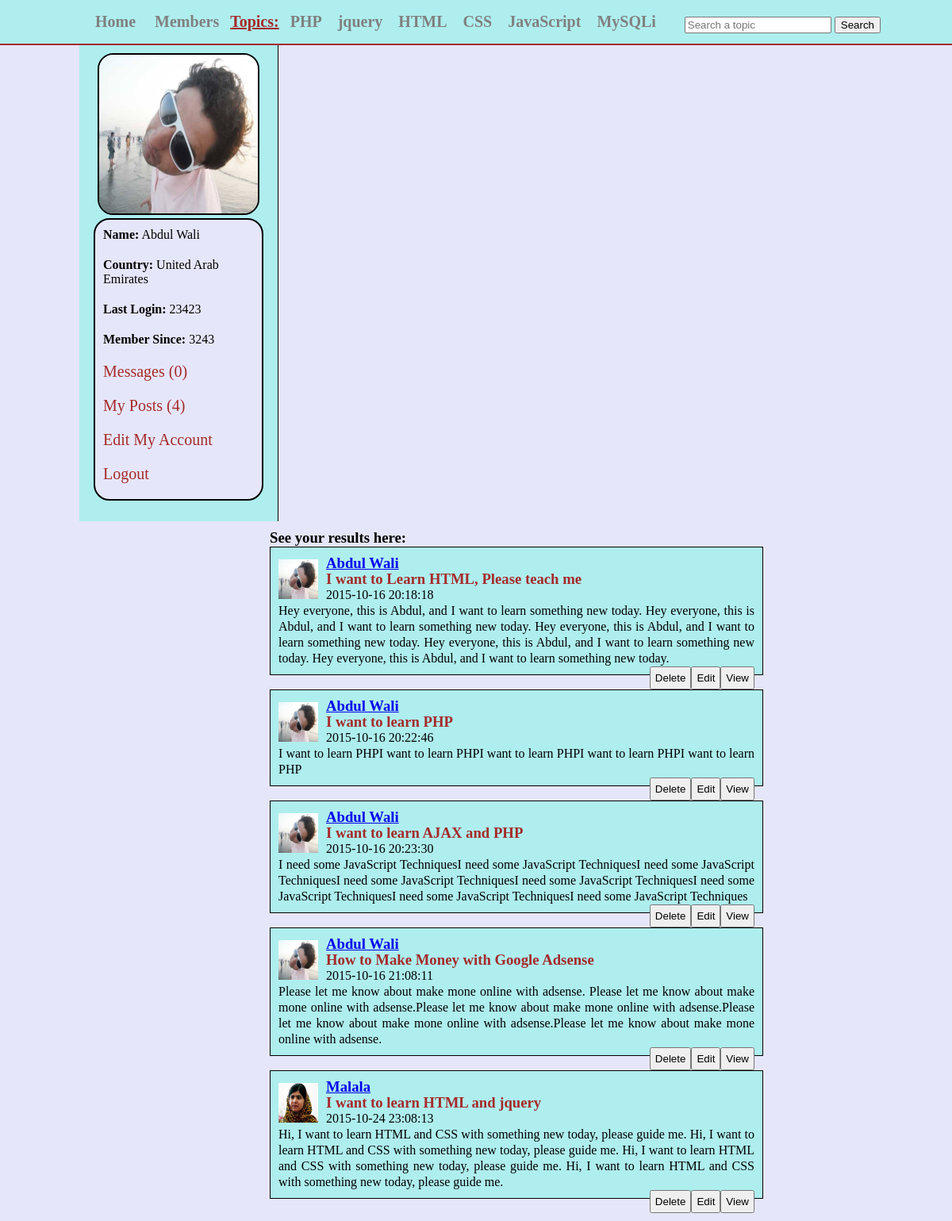
The app's page /results.php (signed in) with its own data.
### tables this page shows
CREATE TABLE IF NOT EXISTS `topics` (
  `topic_id` int(11) NOT NULL AUTO_INCREMENT,
  `topic_name` varchar(255) NOT NULL,
  PRIMARY KEY (`topic_id`)
);

CREATE TABLE IF NOT EXISTS `users` (
  `user_id` int(11) NOT NULL AUTO_INCREMENT,
  `user_name` varchar(255) NOT NULL,
  `user_pass` varchar(255) NOT NULL,
  `user_email` varchar(255) NOT NULL,
  `user_country` text NOT NULL,
  `user_gender` text NOT NULL,
  `user_birthday` text NOT NULL,
  `user_image` text NOT NULL,
  `user_reg_date` text NOT NULL,
  `user_last_login` text NOT NULL,
  `status` text NOT NULL,
  `ver_code` int(100) NOT NULL,
  `posts` text NOT NULL,
  PRIMARY KEY (`user_id`)
);

CREATE TABLE IF NOT EXISTS `posts` (
  `post_id` int(11) NOT NULL AUTO_INCREMENT,
  `user_id` int(11) NOT NULL,
  `topic_id` int(11) NOT NULL,
  `post_title` text NOT NULL,
  `post_content` text NOT NULL,
  `post_date` timestamp NOT NULL DEFAULT CURRENT_TIMESTAMP,
  PRIMARY KEY (`post_id`)
);

### results.php (the view, shortened to what this page needs)
<!DOCTYPE html>
<?php
include("functions/functions.php");
if(!isset($_SESSION['user_email'])){
	header("location: index.php");
}
else {
?>
<html>
	<head>
	<link rel="stylesheet" href="styles/home_style.css" media="all"/>
	</head>
<body>
	<div class="container">
		<div id="head_wrap">
			<div id="header">
				<ul id="menu">
					<li><a href="home.php">Home</a></li>
					<li><a href="members.php">Members</a></li>
					<strong>Topics:</strong>
					<?php
					$get_topics = "select * from topics";
					$run_topics = mysqli_query($con,$get_topics);
					while($row=mysqli_fetch_array($run_topics)){
						$topic_id = $row['topic_id'];
						$topic_name = $row['topic_name'];
					echo "<li><a href='topic.php?topic=$topic_id'>$topic_name</a></li>";
					}
					?>
				</ul>
				<form method="get" action="results.php" id="form1">
					<input type="text" name="user_query" placeholder="Search a topic"/>
					<input type="submit" name="search" value="Search"/>
				</form>
			</div>
		</div>
			<div class="content">
			<div id="user_timeline">
				<div id="user_details">
					<?php
					$user = $_SESSION['user_email'];
					$get_user = "select * from users where user_email='$user'";
					$run_user = mysqli_query($con,$get_user);
					$row=mysqli_fetch_array($run_user);
					$user_id = $row['user_id'];
					$user_name = $row['user_name'];
					$user_country = $row['user_country'];
					$user_image = $row['user_image'];
					$register_date = $row['user_reg_date'];
					$last_login = $row['user_last_login'];
					$user_posts = "select * from posts where user_id='$user_id'";
					$run_posts = mysqli_query($con,$user_posts);
					$posts = mysqli_num_rows($run_posts);
					$sel_msg = "select * from messages where receiver='$user_id' AND status='unread' ORDER by 1 DESC";
					$run_msg = mysqli_query($con,$sel_msg);
					$count_msg = mysqli_num_rows($run_msg);
					echo "
						<center>
						<img src='users/$user_image' width='200' height='200'/>
						</center>
						<div id='user_mention'>
						<p><strong>Name:</strong> $user_name</p>
						<p><strong>Country:</strong> $user_country</p>
						<p><strong>Last Login:</strong> $last_login</p>
						<p><strong>Member Since:</strong> $register_date</p>
						<p><a href='my_messages.php?inbox&u_id=$user_id'>Messages ($count_msg)</a></p>
						<p><a href='my_posts.php?u_id=$user_id'>My Posts ($posts)</a></p>
						<p><a href='edit_profile.php?u_id=$user_id'>Edit My Account</a></p>
						<p><a href='logout.php'>Logout</a></p>
						</div>
					";
					?>
					</div>
				</div>
			</div>
				<div id="content_timeline">
						<h3>See your results here:</h3>
						<?php results();?>
				</div>
		</div>
</body>
</html>
<?php } ?>

### functions/functions.php (shortened to what this page needs)
<?php
$con = mysqli_connect("localhost","devika_social","atL2IH@QTkWa","devika_social") or die("Connection was not established");
	function results(){
	global $con;
	$get_posts = "select * from posts where post_title like '%$search_query%' OR post_content like '%$search_query%'";
	$run_posts = mysqli_query($con,$get_posts);
	while($row_posts=mysqli_fetch_array($run_posts)){
		$post_id = $row_posts['post_id'];
		$user_id = $row_posts['user_id'];
		$post_title = $row_posts['post_title'];
		$content = $row_posts['post_content'];
		$post_date = $row_posts['post_date'];
		$user = "select * from users where user_id='$user_id' AND posts='yes'";
		$run_user = mysqli_query($con,$user);
		$row_user=mysqli_fetch_array($run_user);
		$user_name = $row_user['user_name'];
		$user_image = $row_user['user_image'];
		echo "<div id='posts'>
		<p><img src='users/$user_image' width='50' height='50'></p>
		<h3><a href='user_profile.php?user_id=$user_id'>$user_name</a></h3>
		<h3>$post_title</h3>
		<p>$post_date</p>
		<p>$content</p>
		<a href='single.php?post_id=$post_id' style='float:right;'><button>View</button></a>
		<a href='edit_post.php?post_id=$post_id' style='float:right;'><button>Edit</button></a>
		<a href='functions/delete_post.php?post_id=$post_id' style='float:right;'><button>Delete</button></a>
		</div><br/>
		";
	}
	}
?>

### styles/home_style.css (style rules this page uses)
html, body, div, span, applet, object, iframe, h1, h2, h3, h4, h5, h6, p, blockquote, pre, a, abbr, acronym, address, big, cite, code, del, dfn, em, img, ins, kbd, q, s, samp, small, strike, strong, sub, sup, tt, var, b, u, i, center, dl, dt, dd, ol, ul, li, fieldset, form, label, legend, table, caption, tbody, tfoot, thead, tr, th, td, article, aside, canvas, details, embed, figure, figcaption, footer, header, hgroup, menu, nav, output, ruby, section, summary, time, mark, audio, video { margin: 0; padding: 0; border: 0; }
body { background-color:#E6E6FA; }
.container { margin:0; padding:0; background-color:#E6E6FA; }
#head_wrap { width:100%; height:35px; margin:0 auto; border-bottom:2px solid brown; padding:10px; background:#AFEEEE; }
#header { margin:0 auto; width:1000px; height:35px; }
#menu { line-height:35px; padding:0; margin:0; float:left; }
#menu li { display:inline; list-style:none; }
#menu a { margin:5px; padding:5px; text-decoration:none; color:gray; font-size:20px; font-weight:bold; }
#menu strong { font-size:20px; text-decoration:underline; color:brown; }
#form1 { float:right; line-height:35px; padding-top:3px; }
.content { width:1000px; margin:0 auto; }
#user_timeline { background:#AFEEEE; width:250px; float:left; height:600px; border-right:1px solid black; }
#user_details { padding:10px; }
#user_details img { border:2px solid black; border-radius:20px; }
#user_details p { margin-bottom:10px; padding:5px; }
#user_details a { color:brown; font-size:20px; text-decoration:none; }
#user_mention { background:#E6E6FA; border:2px solid black; border-radius:20px; width:200px; margin:0 auto; padding:5px; }
#content_timeline { float:right; width:850px; padding:10px; }
#posts { width:600px; background:#AFEEEE; padding:10px; line-height:20px; border:1px solid black; text-align:justify; }
#posts img { float:left; padding-top:5px; padding-right:10px; }
#posts h3 { color:brown; }
#posts button { padding:5px; }

### records on screen
topics: topic_name "PHP"
topics: topic_name "jquery"
topics: topic_name "HTML"
topics: topic_name "CSS"
topics: topic_name "JavaScript"
topics: topic_name "MySQLi"
users: user_image (picture), user_name "Abdul Wali", user_country "United Arab Emirates", user_last_login "23423", user_reg_date "3243"
posts: user.user_image (picture), user.user_name "Abdul Wali", post_title "I want to Learn HTML, Please teach me", post_date "2015-10-16 20:18:18", post_content "Hey everyone, this is Abdul, and I want to learn something new today. Hey everyone, this is Abdul, and I want to learn something new today. Hey everyone, this is Abdul, and I want to learn something new today. Hey everyone, this is Abdul, and I want to learn something new today. Hey everyone, this is Abdul, and I want to learn something new today."
posts: user.user_image (picture), user.user_name "Abdul Wali", post_title "I want to learn PHP", post_date "2015-10-16 20:22:46", post_content "I want to learn PHPI want to learn PHPI want to learn PHPI want to learn PHPI want to learn PHP"
posts: user.user_image (picture), user.user_name "Abdul Wali", post_title "I want to learn AJAX and PHP", post_date "2015-10-16 20:23:30", post_content "I need some JavaScript TechniquesI need some JavaScript TechniquesI need some JavaScript TechniquesI need some JavaScript TechniquesI need some JavaScript TechniquesI need some JavaScript TechniquesI need some JavaScript TechniquesI need some JavaScript Techniques"
posts: user.user_image (picture), user.user_name "Abdul Wali", post_title "How to Make Money with Google Adsense", post_date "2015-10-16 21:08:11", post_content "Please let me know about make mone online with adsense. Please let me know about make mone online with adsense.Please let me know about make mone online with adsense.Please let me know about make mone online with adsense.Please let me know about make mone online with adsense."
posts: user.user_image (picture), user.user_name "Malala", post_title "I want to learn HTML and jquery", post_date "2015-10-24 23:08:13", post_content "Hi, I want to learn HTML and CSS with something new today, please guide me. Hi, I want to learn HTML and CSS with something new today, please guide me. Hi, I want to learn HTML and CSS with something new today, please guide me. Hi, I want to learn HTML and CSS with something new today, please guide me."

### other values on screen
$count_msg "0"
$posts "4"
